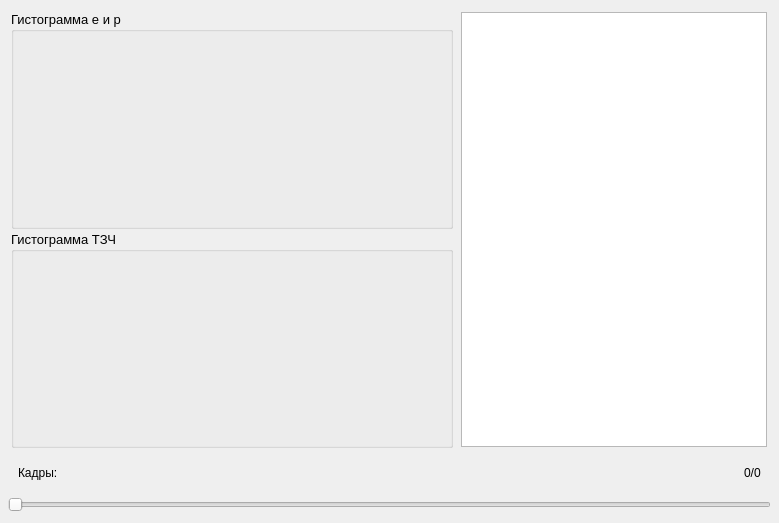
<?xml version="1.0" encoding="UTF-8"?>
<ui version="4.0">
 <class>Form</class>
 <widget class="QWidget" name="Form">
  <property name="geometry">
   <rect>
    <x>0</x>
    <y>0</y>
    <width>779</width>
    <height>523</height>
   </rect>
  </property>
  <property name="windowTitle">
   <string>Form</string>
  </property>
  <layout class="QGridLayout" name="gridLayout">
   <property name="leftMargin">
    <number>5</number>
   </property>
   <property name="topMargin">
    <number>5</number>
   </property>
   <property name="rightMargin">
    <number>5</number>
   </property>
   <property name="bottomMargin">
    <number>5</number>
   </property>
   <item row="1" column="0">
    <widget class="QWidget" name="graph_widget" native="true">
     <property name="sizePolicy">
      <sizepolicy hsizetype="Expanding" vsizetype="Expanding">
       <horstretch>0</horstretch>
       <verstretch>0</verstretch>
      </sizepolicy>
     </property>
     <layout class="QGridLayout" name="gridLayout_4">
      <property name="leftMargin">
       <number>2</number>
      </property>
      <property name="topMargin">
       <number>2</number>
      </property>
      <property name="rightMargin">
       <number>2</number>
      </property>
      <property name="bottomMargin">
       <number>2</number>
      </property>
      <property name="spacing">
       <number>2</number>
      </property>
      <item row="0" column="0">
       <layout class="QVBoxLayout" name="verticalLayout_graph" stretch="0,0,0,0">
        <property name="spacing">
         <number>2</number>
        </property>
        <property name="leftMargin">
         <number>1</number>
        </property>
        <property name="topMargin">
         <number>1</number>
        </property>
        <property name="rightMargin">
         <number>1</number>
        </property>
        <property name="bottomMargin">
         <number>1</number>
        </property>
        <item>
         <layout class="QHBoxLayout" name="horizontalLayout_4" stretch="10,7">
          <property name="spacing">
           <number>3</number>
          </property>
          <property name="leftMargin">
           <number>1</number>
          </property>
          <property name="topMargin">
           <number>1</number>
          </property>
          <property name="rightMargin">
           <number>1</number>
          </property>
          <property name="bottomMargin">
           <number>1</number>
          </property>
          <item>
           <layout class="QVBoxLayout" name="verticalLayout_5" stretch="1,1">
            <property name="spacing">
             <number>2</number>
            </property>
            <property name="sizeConstraint">
             <enum>QLayout::SetDefaultConstraint</enum>
            </property>
            <property name="leftMargin">
             <number>2</number>
            </property>
            <property name="topMargin">
             <number>2</number>
            </property>
            <property name="rightMargin">
             <number>2</number>
            </property>
            <property name="bottomMargin">
             <number>2</number>
            </property>
            <item>
             <widget class="QGroupBox" name="groupBox_4">
              <property name="minimumSize">
               <size>
                <width>0</width>
                <height>0</height>
               </size>
              </property>
              <property name="font">
               <font>
                <pointsize>10</pointsize>
               </font>
              </property>
              <property name="styleSheet">
               <string notr="true"/>
              </property>
              <property name="title">
               <string>Гистограмма e и p</string>
              </property>
              <layout class="QHBoxLayout" name="horizontalLayout_7" stretch="1">
               <property name="spacing">
                <number>2</number>
               </property>
               <property name="leftMargin">
                <number>2</number>
               </property>
               <property name="topMargin">
                <number>2</number>
               </property>
               <property name="rightMargin">
                <number>2</number>
               </property>
               <property name="bottomMargin">
                <number>2</number>
               </property>
               <item>
                <layout class="QHBoxLayout" name="vLayout_e_p">
                 <property name="spacing">
                  <number>0</number>
                 </property>
                 <property name="leftMargin">
                  <number>2</number>
                 </property>
                 <property name="topMargin">
                  <number>2</number>
                 </property>
                 <property name="rightMargin">
                  <number>2</number>
                 </property>
                 <property name="bottomMargin">
                  <number>2</number>
                 </property>
                </layout>
               </item>
              </layout>
             </widget>
            </item>
            <item>
             <widget class="QGroupBox" name="groupBox_5">
              <property name="minimumSize">
               <size>
                <width>0</width>
                <height>0</height>
               </size>
              </property>
              <property name="font">
               <font>
                <pointsize>10</pointsize>
               </font>
              </property>
              <property name="styleSheet">
               <string notr="true"/>
              </property>
              <property name="title">
               <string>Гистограмма ТЗЧ</string>
              </property>
              <layout class="QHBoxLayout" name="horizontalLayout_8" stretch="1">
               <property name="spacing">
                <number>2</number>
               </property>
               <property name="leftMargin">
                <number>2</number>
               </property>
               <property name="topMargin">
                <number>2</number>
               </property>
               <property name="rightMargin">
                <number>2</number>
               </property>
               <property name="bottomMargin">
                <number>2</number>
               </property>
               <item>
                <layout class="QVBoxLayout" name="vLayout_hcp">
                 <property name="spacing">
                  <number>0</number>
                 </property>
                 <property name="leftMargin">
                  <number>2</number>
                 </property>
                 <property name="topMargin">
                  <number>2</number>
                 </property>
                 <property name="rightMargin">
                  <number>2</number>
                 </property>
                 <property name="bottomMargin">
                  <number>2</number>
                 </property>
                </layout>
               </item>
              </layout>
             </widget>
            </item>
           </layout>
          </item>
          <item>
           <layout class="QVBoxLayout" name="verticalLayout_8" stretch="0">
            <property name="spacing">
             <number>3</number>
            </property>
            <property name="leftMargin">
             <number>3</number>
            </property>
            <property name="topMargin">
             <number>3</number>
            </property>
            <property name="rightMargin">
             <number>3</number>
            </property>
            <property name="bottomMargin">
             <number>3</number>
            </property>
            <item>
             <widget class="QTableWidget" name="tableWidget_frame"/>
            </item>
           </layout>
          </item>
         </layout>
        </item>
        <item>
         <layout class="QHBoxLayout" name="horizontalLayout">
          <property name="leftMargin">
           <number>10</number>
          </property>
          <property name="topMargin">
           <number>10</number>
          </property>
          <property name="rightMargin">
           <number>10</number>
          </property>
          <property name="bottomMargin">
           <number>10</number>
          </property>
          <item>
           <widget class="QLabel" name="label_status">
            <property name="text">
             <string>Кадры:</string>
            </property>
           </widget>
          </item>
          <item>
           <spacer name="horizontalSpacer">
            <property name="orientation">
             <enum>Qt::Horizontal</enum>
            </property>
            <property name="sizeHint" stdset="0">
             <size>
              <width>40</width>
              <height>20</height>
             </size>
            </property>
           </spacer>
          </item>
          <item>
           <widget class="QLabel" name="label_counter_data">
            <property name="text">
             <string>0/0</string>
            </property>
           </widget>
          </item>
         </layout>
        </item>
        <item>
         <widget class="QSlider" name="horizontalSlider_frame_slider">
          <property name="minimumSize">
           <size>
            <width>0</width>
            <height>20</height>
           </size>
          </property>
          <property name="minimum">
           <number>1</number>
          </property>
          <property name="maximum">
           <number>100</number>
          </property>
          <property name="orientation">
           <enum>Qt::Horizontal</enum>
          </property>
         </widget>
        </item>
        <item>
         <layout class="QVBoxLayout" name="vLayout_ser_connect">
          <property name="spacing">
           <number>0</number>
          </property>
          <property name="leftMargin">
           <number>0</number>
          </property>
          <property name="topMargin">
           <number>0</number>
          </property>
          <property name="rightMargin">
           <number>0</number>
          </property>
          <property name="bottomMargin">
           <number>0</number>
          </property>
         </layout>
        </item>
       </layout>
      </item>
     </layout>
    </widget>
   </item>
  </layout>
 </widget>
 <resources/>
 <connections/>
</ui>
